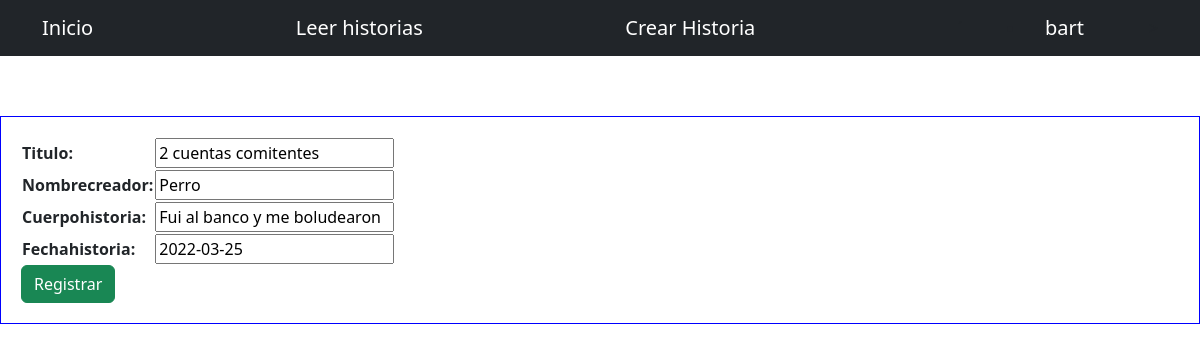
Screenshot of /WebBlog/update_historia/5 (signed in) with the database file from the repository.
### WebBlog/models.py (models this page shows, shortened)
class subirHistoria(models.Model):
    titulo = models.CharField(max_length=40)
    nombreCreador = models.CharField(max_length=40)
    cuerpoHistoria = models.CharField(max_length=9999)
    fechaHistoria = models.DateField()

### WebBlog/views.py (the view)
# urls.py: path('update_historia/<historia_idDB>', update_historia),
def update_historia(request, historia_idDB):
    historia = subirHistoria.objects.get(id = historia_idDB)
    if request.method == "POST":
        formulario =form_historias(request.POST) #get form_familiares from forms.py
        if formulario.is_valid():
            informacion = formulario.cleaned_data
            historia.titulo = informacion["titulo"]
            historia.nombreCreador = informacion["nombreCreador"]
            historia.cuerpoHistoria = informacion["cuerpoHistoria"]
            historia.fechaHistoria = informacion["fechaHistoria"]
            historia.save()
            historias = subirHistoria.objects.all()
            return render(request, "historiasCRUD/read_historias.html", {'historias': historias})
    else:
        formulario = form_historias(initial={"titulo": historia.titulo,"nombreCreador": historia.nombreCreador,"cuerpoHistoria": historia.cuerpoHistoria,"fechaHistoria": historia.fechaHistoria})
    return render(request, "historiasCRUD/update_historia.html", {"formulario": formulario})

### WebBlog/forms.py
class form_historias(forms.Form):
    titulo = forms.CharField(max_length=40)
    nombreCreador = forms.CharField(max_length=40)
    cuerpoHistoria = forms.CharField(max_length=9999)
    fechaHistoria = forms.DateField()

### WebBlog/templates/historiasCRUD/update_historia.html
{% extends "homeWeb.html" %}
{% load static%}
{%block contenido %}
<link rel="stylesheet" href="{%static '/css/bootstrap.min.css'%}">
<link rel="stylesheet" href="{%static '/css/miestilo.css'%}">
<form method="POST"> {% csrf_token %}
    <table>
        {{formulario.as_table}}
    </table>
    <button type="submit" class="btn btn-success">Registrar</button>
</form>
{%endblock%}

### WebBlog/templates/homeWeb.html (shortened to what this page needs)
<!DOCTYPE html>
<html lang="en">
<head>
    {% load static %}
    <link rel="stylesheet" href="{%static '/css/bootstrap.min.css'%}">
    <link rel="stylesheet" href="{%static '/css/miestilo.css'%}">
</head>
<body>
    <nav class="navbar navbar-dark bg-dark static-top">
        <div class="container">
            <a class="navbar-brand" href="/WebBlog/homeWeb">Inicio</a>
            <a class="navbar-brand" href="/WebBlog/read_historias">Leer historias</a>
            <a class="navbar-brand" href="/WebBlog/crear_historia">Crear Historia</a>
            <a class="navbar-brand" style="position: absolute; right: 100px" href="/WebBlog/perfil">{{user.username}}</a>´
            <li class="nav-item" style="position: absolute; right: 170px">
                <img src="{{avatar}}" width="30px"> </li>>
        </div>
        </nav>
        <div class="contenido">
            {%block contenido %}{%endblock%}
        </div>
    </body>
    </html>

### WebBlog/static/css/miestilo.css (style rules this page uses)
.contenido { position: relative; top: 60px; border: 1px solid blue; justify-content: center; gap: 10px; padding: 20px; }

### rows the page displays
subirHistoria: titulo "2 cuentas comitentes", nombreCreador "Perro", cuerpoHistoria "Fui al banco y me boludearon", fechaHistoria "2022-03-25"

### other values shown
{{ user.username }} "bart"
